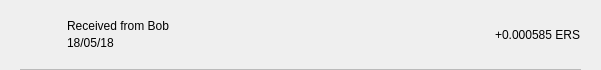
<?xml version="1.0" encoding="UTF-8"?>
<ui version="4.0">
 <class>TxRow</class>
 <widget class="QWidget" name="TxRow">
  <property name="geometry">
   <rect>
    <x>0</x>
    <y>0</y>
    <width>601</width>
    <height>70</height>
   </rect>
  </property>
  <property name="minimumSize">
   <size>
    <width>0</width>
    <height>40</height>
   </size>
  </property>
  <property name="windowTitle">
   <string>Form</string>
  </property>
  <layout class="QVBoxLayout" name="verticalLayout_3">
   <property name="spacing">
    <number>0</number>
   </property>
   <property name="leftMargin">
    <number>0</number>
   </property>
   <property name="topMargin">
    <number>0</number>
   </property>
   <property name="rightMargin">
    <number>0</number>
   </property>
   <property name="bottomMargin">
    <number>0</number>
   </property>
   <item>
    <widget class="QWidget" name="rowContainer" native="true">
     <layout class="QVBoxLayout" name="verticalLayout_2">
      <property name="spacing">
       <number>9</number>
      </property>
      <property name="leftMargin">
       <number>20</number>
      </property>
      <property name="topMargin">
       <number>9</number>
      </property>
      <property name="rightMargin">
       <number>20</number>
      </property>
      <property name="bottomMargin">
       <number>0</number>
      </property>
      <item>
       <widget class="QFrame" name="frame">
        <property name="styleSheet">
         <string notr="true">border:none;</string>
        </property>
        <property name="frameShape">
         <enum>QFrame::StyledPanel</enum>
        </property>
        <property name="frameShadow">
         <enum>QFrame::Raised</enum>
        </property>
        <layout class="QHBoxLayout" name="horizontalLayout" stretch="0,2,0">
         <property name="leftMargin">
          <number>0</number>
         </property>
         <property name="topMargin">
          <number>0</number>
         </property>
         <property name="rightMargin">
          <number>0</number>
         </property>
         <property name="bottomMargin">
          <number>0</number>
         </property>
         <item>
          <widget class="QPushButton" name="icon">
           <property name="focusPolicy">
            <enum>Qt::NoFocus</enum>
           </property>
           <property name="styleSheet">
            <string notr="true">border:none;</string>
           </property>
           <property name="text">
            <string/>
           </property>
           <property name="iconSize">
            <size>
             <width>28</width>
             <height>28</height>
            </size>
           </property>
          </widget>
         </item>
         <item>
          <layout class="QVBoxLayout" name="verticalLayout">
           <property name="spacing">
            <number>3</number>
           </property>
           <property name="leftMargin">
            <number>9</number>
           </property>
           <item>
            <widget class="QLabel" name="lblAddress">
             <property name="styleSheet">
              <string notr="true"/>
             </property>
             <property name="text">
              <string>Received from Bob</string>
             </property>
             <property name="alignment">
              <set>Qt::AlignBottom|Qt::AlignLeading|Qt::AlignLeft</set>
             </property>
            </widget>
           </item>
           <item>
            <widget class="QLabel" name="lblDate">
             <property name="styleSheet">
              <string notr="true"/>
             </property>
             <property name="text">
              <string>18/05/18</string>
             </property>
             <property name="alignment">
              <set>Qt::AlignLeading|Qt::AlignLeft|Qt::AlignTop</set>
             </property>
            </widget>
           </item>
          </layout>
         </item>
         <item>
          <widget class="QLabel" name="lblAmount">
           <property name="styleSheet">
            <string notr="true"/>
           </property>
           <property name="text">
            <string>+0.000585 ERS</string>
           </property>
          </widget>
         </item>
        </layout>
       </widget>
      </item>
      <item>
       <widget class="QLabel" name="lblDivisory">
        <property name="minimumSize">
         <size>
          <width>0</width>
          <height>1</height>
         </size>
        </property>
        <property name="maximumSize">
         <size>
          <width>16777215</width>
          <height>1</height>
         </size>
        </property>
        <property name="styleSheet">
         <string notr="true">background-color:#bababa;</string>
        </property>
        <property name="text">
         <string/>
        </property>
        <property name="alignment">
         <set>Qt::AlignBottom|Qt::AlignLeading|Qt::AlignLeft</set>
        </property>
       </widget>
      </item>
     </layout>
    </widget>
   </item>
  </layout>
 </widget>
 <resources/>
 <connections/>
</ui>
